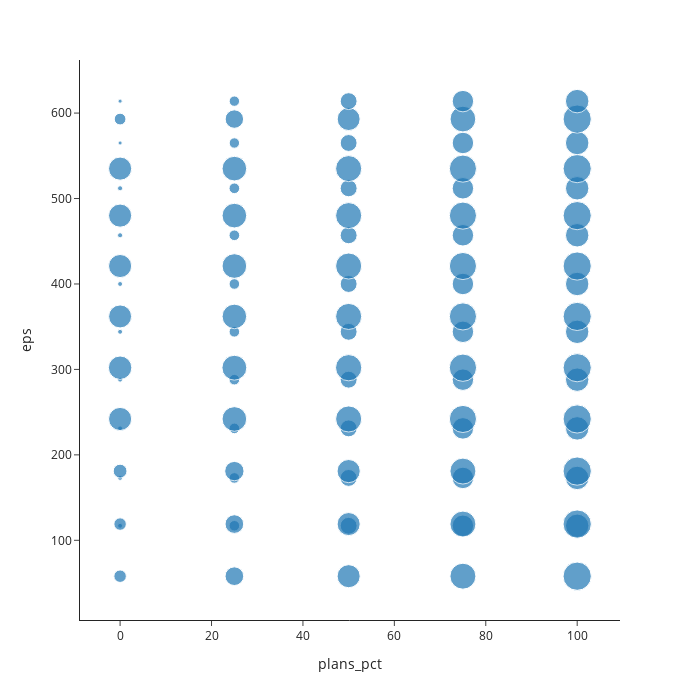

The notebook cell this image was saved under:
### Code cell
curve_points_df = results_df[['plans_pct', 'eps', 'final_score']]
curve_points_df = curve_points_df.groupby(['plans_pct', 'eps']).agg({'final_score': 'mean'}).reset_index()
fig = px.scatter(curve_points_df, x="plans_pct", y="eps", size='final_score')
fig.update_layout(width=700,height=700)
fig.show()
